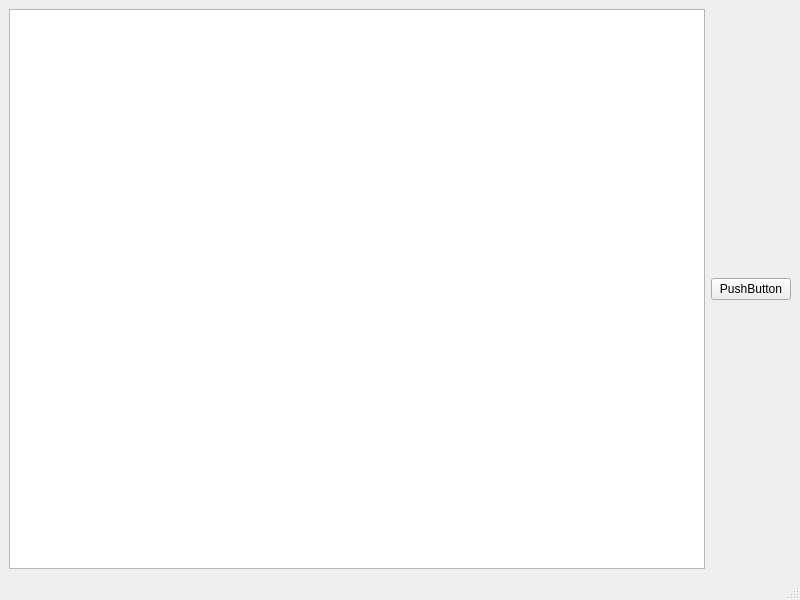
<?xml version="1.0" encoding="UTF-8"?>
<ui version="4.0">
 <class>MainWindow</class>
 <widget class="QMainWindow" name="MainWindow">
  <property name="geometry">
   <rect>
    <x>0</x>
    <y>0</y>
    <width>800</width>
    <height>600</height>
   </rect>
  </property>
  <property name="windowTitle">
   <string>MainWindow</string>
  </property>
  <widget class="QWidget" name="centralwidget">
   <layout class="QHBoxLayout" name="horizontalLayout">
    <item>
     <widget class="QListView" name="listView"/>
    </item>
    <item>
     <widget class="QPushButton" name="pushButton">
      <property name="text">
       <string>PushButton</string>
      </property>
     </widget>
    </item>
   </layout>
  </widget>
  <widget class="QMenuBar" name="menubar">
   <property name="geometry">
    <rect>
     <x>0</x>
     <y>0</y>
     <width>800</width>
     <height>23</height>
    </rect>
   </property>
  </widget>
  <widget class="QStatusBar" name="statusbar"/>
 </widget>
 <resources/>
 <connections/>
</ui>
